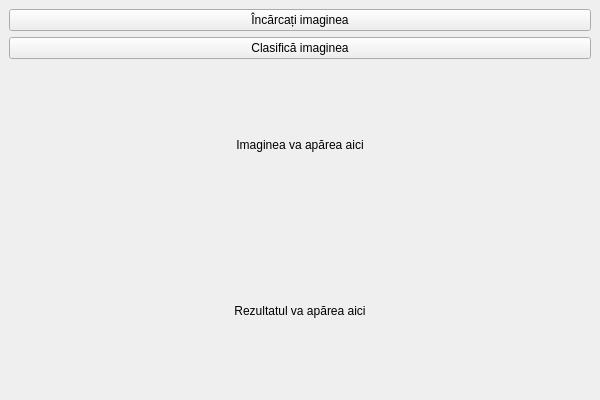
<?xml version="1.0" encoding="UTF-8"?>
<ui version="4.0">
 <class>MainWindow</class>
 <widget class="QMainWindow" name="MainWindow">
  <property name="geometry">
   <rect>
    <x>0</x>
    <y>0</y>
    <width>600</width>
    <height>400</height>
   </rect>
  </property>
  <property name="windowTitle">
   <string>Clasificare Stare Emoțională Câine</string>
  </property>
  <widget class="QWidget" name="centralwidget">
   <layout class="QVBoxLayout" name="verticalLayout">
    <item>
     <widget class="QPushButton" name="loadImageButton">
      <property name="text">
       <string>Încărcați imaginea</string>
      </property>
     </widget>
    </item>
    <item>
     <widget class="QPushButton" name="predictButton">
      <property name="text">
       <string>Clasifică imaginea</string>
      </property>
     </widget>
    </item>
    <item>
     <widget class="QLabel" name="imageLabel">
      <property name="text">
       <string>Imaginea va apărea aici</string>
      </property>
      <property name="alignment">
       <set>Qt::AlignCenter</set>
      </property>
     </widget>
    </item>
    <item>
     <widget class="QLabel" name="resultLabel">
      <property name="text">
       <string>Rezultatul va apărea aici</string>
      </property>
      <property name="alignment">
       <set>Qt::AlignCenter</set>
      </property>
     </widget>
    </item>
   </layout>
  </widget>
 </widget>
</ui>
